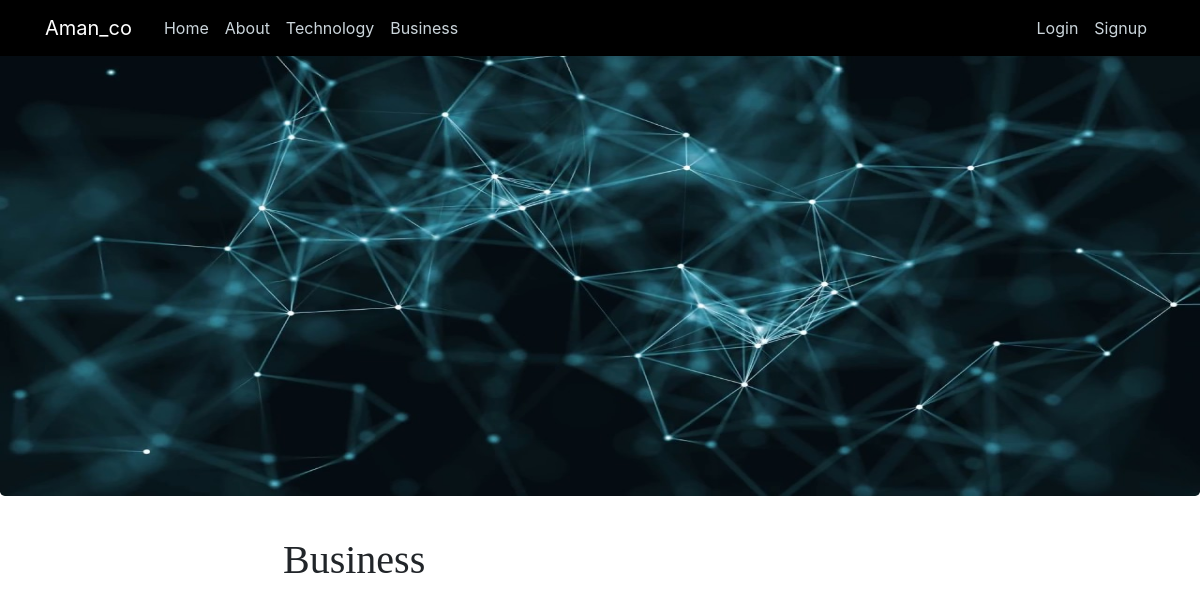
/articles/Business, run on an earlier commit of the app's database.
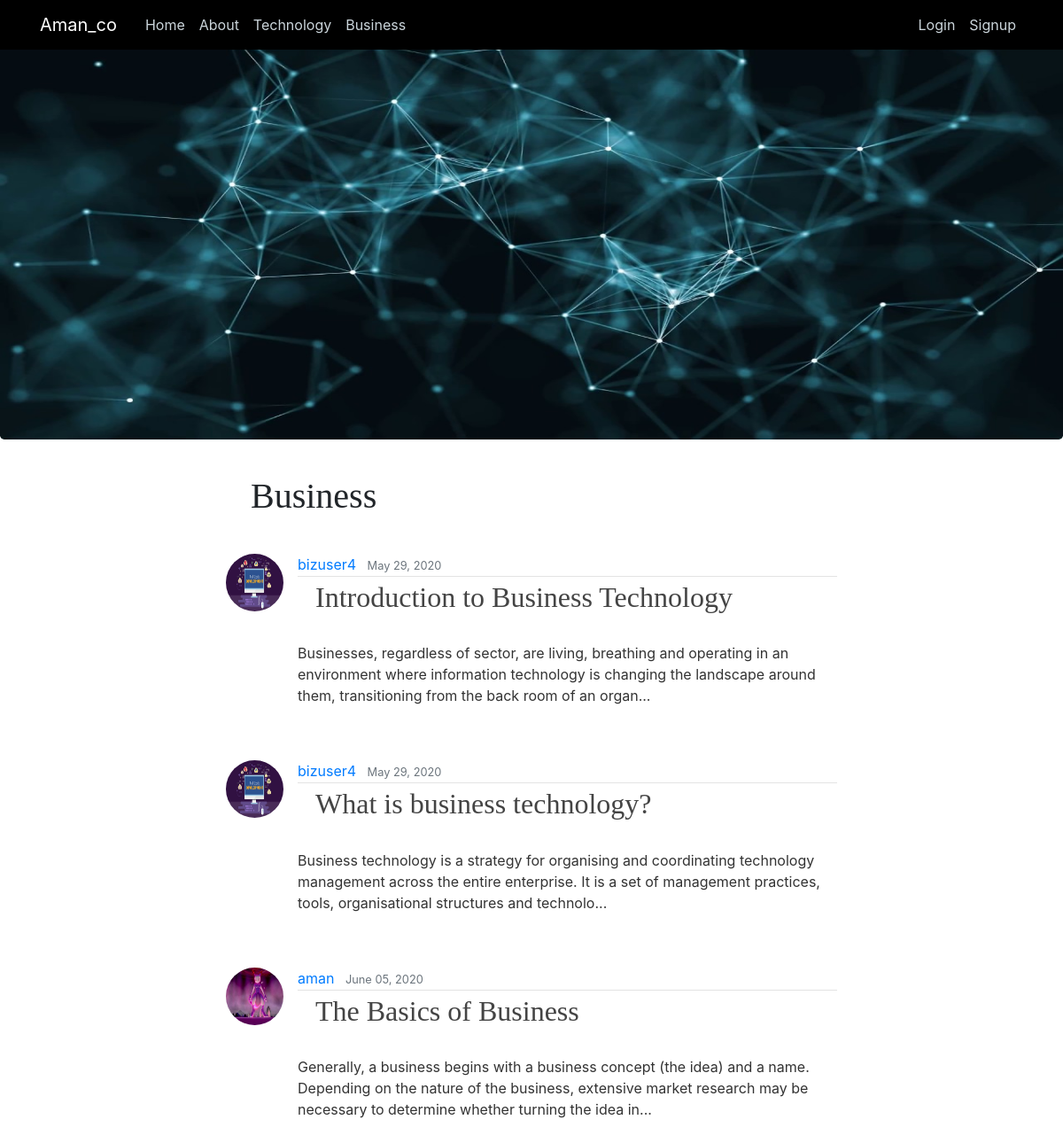
And on a later commit of the database.
### articles/models.py (models this page shows, shortened)
class Article(models.Model):
    title = models.CharField(max_length=100)
    body = models.TextField()
    date = models.DateTimeField(auto_now_add=True)
    thumbnail = models.ImageField(default='download.png', upload_to='article_thumbnail')
    author = models.ForeignKey(User, on_delete=models.CASCADE, default=None)
    Slug = models.SlugField(max_length=200, unique=True, default='article.details')
    MainTopic = models.CharField(max_length=100, default='Technology')
    def snippet(self):
        return self.body[:200] + "..."

### accounts/models.py (models this page shows, shortened)
class Profile(models.Model):
    user = models.OneToOneField(User, on_delete=models.CASCADE)
    image = models.ImageField(default='download.png', upload_to='profile_pics')
    location = models.CharField(max_length=100, default='New Delhi')
    address = models.TextField(default='New Delhi')

### articles/views.py (the view)
# urls.py: path('<str:MainTopic>', MainTopicPostListView.as_view(), name="Topicpost")
class MainTopicPostListView(ListView):
    model = Article
    template_name = 'articles/topic_article_page.html'
    context_object_name = 'articles'
    paginate_by = 5
    def get_queryset(self):
        return Article.objects.filter(MainTopic=self.kwargs.get('MainTopic')).order_by('date')

### articles/templates/articles/topic_article_page.html (shortened to what this page needs)
{%extends 'base_template.html'%}
{%block content%}
<div class="jumbotron">
    <div class="col-md-6 px-0">
      <p class="lead my-3">
        <p class = "article-content">
             </p>
        <p class = "article-content">
             </p>
         <p class = "article-content">
             </p>
        <p class = "article-content">
             </p>
        <p class = "article-content">
             </p>
      </p>
    </div>
  </div>
<div class="container">
    <div class = "row">
        <div class ="col-sm-2">
            </div>
        <div class ="col-sm-8">
<h1 class = " mb-3 mt-2 ml-5"> {{view.kwargs.MainTopic}}</h1>
        {% for article in articles %}
         <article class="media content-section">
             <img class="rounded-circle article-img" src = "{{article.author.profile.image.url}}">
         <div class="media-body">
             <div class="article-metadata">
                 <a class="mr-2" href="{%url 'articles:userpost' article.author.username%}">{{article.author.username}}</a>
                 <small class="text-muted">{{ article.date|date:"F d, Y"}}</small>
             </div>
            <h2><a class="article-title" href="{% url 'articles:detail' article.Slug %}">{{article.title}}</a> </h2>
             <p class = "article-content">
                 {{ article.snippet }}
             </p>
        </div>
        </article>
        {% endfor %}
  </div>
    </div>
</div>
{%endblock%}

### templates/base_template.html (shortened to what this page needs)
{%load static%}
<!DOCTYPE html>
<html lang = "en">
<head>
     <link href="../assets/dist/css/bootstrap.css" rel="stylesheet">
    <link rel="stylesheet" href="https://maxcdn.bootstrapcdn.com/bootstrap/4.0.0/css/bootstrap.min.css">
    <link rel = "stylesheet" href = "{% static 'main.css' %}">
    <link rel = "stylesheet" href = "{% static 'blog.css' %}">
  </head>
<body>
<header class="site-header">
  <nav class="navbar navbar-expand-md navbar-dark fixed-top" style="background-color:black;">
    <div class="container">
      <a class="navbar-brand mr-4" href="{%url 'blog-home'%}">Aman_co</a>
      <div class="collapse navbar-collapse" id="navbarToggle">
        <div class="navbar-nav mr-auto">
          <a class="nav-item nav-link" href="{%url 'blog-home'%}">Home</a>
          <a class="nav-item nav-link" href="{%url 'blog-about'%}">About</a>
            <a class="nav-item nav-link" href="{%url 'articles:Topicpost' 'Technology' %}">Technology</a>
            <a class="nav-item nav-link" href="{%url 'articles:Topicpost' 'Business' %}">Business</a>
        </div>
        <div class="navbar-nav">
          {%if user.is_authenticated%}
            <a class="nav-item nav-link" href = "{%url 'articles:create'%}">New Post</a>
            <a class="nav-item nav-link" href = "{%url 'logout'%}">Logout</a>
            <a class="nav-item nav-link" href = "{%url 'profile'%}">Profile</a>
          {%else%}
          <a class="nav-item nav-link" href = "{%url 'login'%}">Login</a>
          <a class="nav-item nav-link" href = "{%url 'signup'%}">Signup</a>
          {%endif%}
        </div>
      </div>
    </div>
  </nav>
</header>
<main role="main" class="">
      {% block content %}{% endblock %}
</main>
</body>
</html>

### static/main.css (style rules this page uses)
body { background: #f8f9fa00; color: #333333; margin-top: 2rem; }
h1, h2, h3, h4, h5, h6 { color: #212529; }
.site-header .navbar-nav .nav-link { color: #cbd5db; }
.content-section { padding: 20px; border-radius: 1px; margin-bottom: px; }
.article-title { color: #444444; margin-left: 20px; }
.article-content { white-space: pre-line; }
.article-img { margin-top: 5px; height: 65px; width: 65px; margin-right: 16px; }
.article-metadata { margin-top: 5px; padding-bottom: 1px; margin-bottom: 4px; border-bottom: 1px solid #e3e3e3 }
.jumbotron { background-image:url('back.jpg'); background-repeat:no-repeat; background-size: 100% 100%; }

### static/blog.css (style rules this page uses)
h1, h2, h3, h4, h5, h6 { font-family: "Playfair Display", Georgia, "Times New Roman", serif; }

What changed in the data, as far as the page shows it:
now on this page (row edited): Article: author.profile.image (picture), author.username "bizuser4", date "May 29, 2020", title "Introduction to Business Technology", snippet "Businesses, regardless of sector, are living, breathing and operating in an environment where information technology is changing the landscape around them, transitioning from the back room of an organ..."
now on this page (row edited): Article: author.profile.image (picture), author.username "bizuser4", date "May 29, 2020", title "What is business technology?", snippet "Business technology is a strategy for organising and coordinating technology management across the entire enterprise. It is a set of management practices, tools, organisational structures and technolo..."
added Article: author.profile.image (picture), author.username "aman", date "June 05, 2020", title "The Basics of Business", snippet "Generally, a business begins with a business concept (the idea) and a name. Depending on the nature of the business, extensive market research may be necessary to determine whether turning the idea in..."
